Frame 1 (no input): blank canvas, image omitted
Frame 60 (no input): blank canvas, image omitted
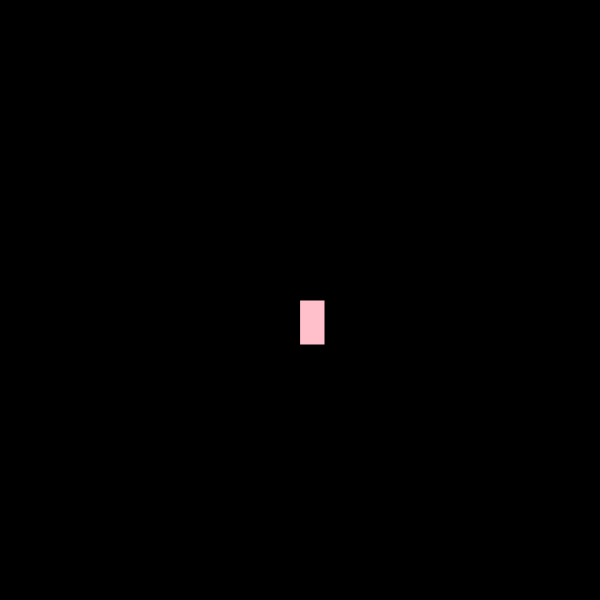
Frame 120 (the mouse pressed at the canvas centre since frame 60)

The p5.js sketch whose frames 1 and 60 were blank and that drew this single picture after the mouse press (run headless with seeded random() and noise() and a simulated clock; from frame 60 on, the mouse is pressed at the canvas centre):

// p5.js sketch
// ── sketch.js
function setup() {
    createCanvas(600, 600);
    background("black");
  }
  
  function draw() {
  
    stroke("black");
    fill("pink");
  
    // console.log(mouseIsPressed);
  
    if (mouseIsPressed) {
      rect(mouseX, mouseY, 25, 45);
    }
  }
